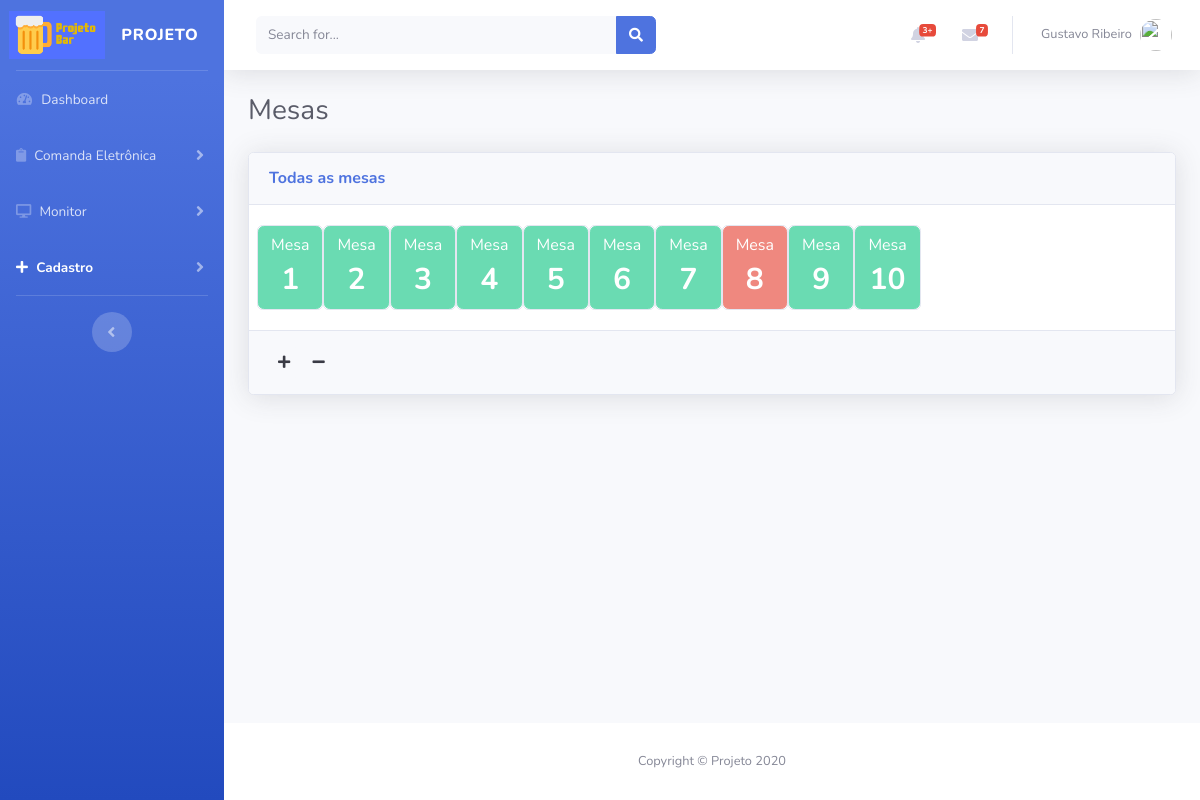
/views/mesas/Cadastrar.php (signed in), run on the app's committed database.
### tables this page shows
CREATE TABLE IF NOT EXISTS `usuarios` (
  `id` int(10) unsigned zerofill NOT NULL AUTO_INCREMENT,
  `login` varchar(30) DEFAULT NULL,
  `nome` varchar(155) NOT NULL,
  `sobrenome` varchar(155) NOT NULL,
  `senha` varchar(40) DEFAULT NULL,
  `email` varchar(155) NOT NULL,
  `nivel` varchar(80) NOT NULL,
  PRIMARY KEY (`id`)
);

CREATE TABLE IF NOT EXISTS `mesas` (
  `id` int(11) NOT NULL AUTO_INCREMENT,
  `num_mesa` int(11) NOT NULL,
  `status` varchar(100) NOT NULL,
  `usuario` int(11) NOT NULL,
  `cadastro` datetime NOT NULL,
  `modificado` datetime NOT NULL,
  PRIMARY KEY (`id`)
);

### config.php (called while the page is built, shortened)
<?php
$app_token= 'appbar1';

### views/mesas/templates/FormularioExibir.php (the view, shortened to what this page needs)
<?php
$verificaMesasExistente = "SELECT count(id) count FROM mesas";
$result=mysqli_query($conecta,$verificaMesasExistente);
$qtd_mesas=mysqli_fetch_assoc($result);
if ( $qtd_mesas['count'] > 0 ) {
  $sql="SELECT * FROM mesas ORDER BY num_mesa ASC";
  if ($result=mysqli_query($conecta,$sql))
  {
    ?>
    <div class="card shadow mb-12">
      <div class="card-header py-3">
        <h6 class="m-0 font-weight-bold text-primary">Todas as mesas</h6>
      </div>
      <div class="card-body">
        <div class="row">
<?php
          while ($row=mysqli_fetch_assoc($result))
          {
            if ($row['status'] == 'disponivel'){
              ?>
              <div class=" desktop" align="center">
                <div class="card">
                  <button class="btn btn-success  btn-block btnMesa" num_mesa="<?=$row['num_mesa'];?>" disabled>
                    <span>Mesa</span>
                    <div style="font-size:30px"><b><?php echo $row['num_mesa']; ?></b></div>
                  </button>
                </div>
              </div>
              <?php
            } else if ($row['status'] == 'indisponivel'){
              ?>
              <div class="desktop" align="center">
                <div class="card">
                  <button class="btn btn-danger btn-block btnResumoMesa" num_mesa="<?=$row['num_mesa'];?>" disabled>
                    <span>Mesa</span>
                    <div style="font-size:30px"><b><?php echo $row['num_mesa']; ?></b></div>
                  </button>
                </div>
              </div>
              <?php
            }
          }
  ?>
      </div>
     </div>
      <div class="card-footer py-3">
       <button class="btn btn-sm btn-light" id="btnAdicionarMesa"><i class="fas fa-plus"></i></button>
       <button class="btn btn-sm btn-light" id="btnRemoverMesa"><i class="fas fa-minus"></i></button>
     </div>
   </div>
   <?php
 }
}

### inc/topbar.php (shortened to what this page needs)
<?php
$sqltopbar="SELECT login,nome,sobrenome,email FROM usuarios WHERE login = '".$_SESSION['login'.$app_token]."'";
$conecta->query($sqltopbar);
$topbar=mysqli_fetch_assoc(mysqli_query($conecta,$sqltopbar));
?>
        <nav class="navbar navbar-expand navbar-light bg-white topbar mb-4 static-top shadow">
          <form class="d-none d-sm-inline-block form-inline mr-auto ml-md-3 my-2 my-md-0 mw-100 navbar-search">
            <div class="input-group">
              <input type="text" class="form-control bg-light border-0 small" placeholder="Search for..." aria-label="Search" aria-describedby="basic-addon2">
              <div class="input-group-append">
                <button class="btn btn-primary" type="button">
                  <i class="fas fa-search fa-sm"></i>
                </button>
              </div>
            </div>
          </form>
          <ul class="navbar-nav ml-auto">
            <li class="nav-item dropdown no-arrow mx-1">
              <a class="nav-link dropdown-toggle" href="#" id="alertsDropdown" role="button" data-toggle="dropdown" aria-haspopup="true" aria-expanded="false">
                <i class="fas fa-bell fa-fw"></i>
                <span class="badge badge-danger badge-counter">3+</span>
              </a>
            </li>
            <li class="nav-item dropdown no-arrow mx-1">
              <a class="nav-link dropdown-toggle" href="#" id="messagesDropdown" role="button" data-toggle="dropdown" aria-haspopup="true" aria-expanded="false">
                <i class="fas fa-envelope fa-fw"></i>
                <span class="badge badge-danger badge-counter">7</span>
              </a>
            </li>
            <li class="nav-item dropdown no-arrow">
              <a class="nav-link dropdown-toggle" href="#" id="userDropdown" role="button" data-toggle="dropdown" aria-haspopup="true" aria-expanded="false">
                <span class="mr-2 d-none d-lg-inline text-gray-600 small">
                  <?php echo ucfirst(strtolower($topbar['nome']))." ".ucfirst(strtolower($topbar['sobrenome'])); ?></span>
                <img class="img-profile rounded-circle" src="https://source.unsplash.com/QAB-WJcbgJk/60x60">
              </a>
            </li>
          </ul>
        </nav>

### data on the page
usuarios: nome "Gustavo", sobrenome "Ribeiro"
mesas: num_mesa "1"
mesas: num_mesa "2"
mesas: num_mesa "3"
mesas: num_mesa "4"
mesas: num_mesa "5"
mesas: num_mesa "6"
mesas: num_mesa "7"
mesas: num_mesa "8"
mesas: num_mesa "9"
mesas: num_mesa "10"

### other printed values
$app_name "PROJETO"
$app_page_name "Mesas"
$app_name "Projeto"
